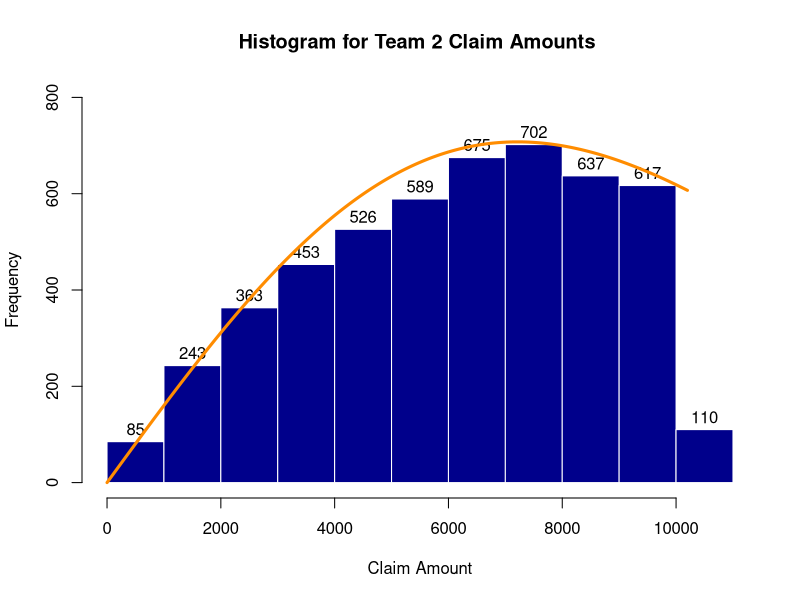

Write R code to recreate this figure.
# Clear your environment of variables
rm(list = ls())

# Set the data
set.seed(1)

# Scroll to bottom for Exercise 2(iv)

# Exercise 2(iii): 

N = 10000 # number of steps I run the Markov Chain

L = floor(N/2) # burn-out steps

n = 0 # the stage of the Markov Chain

# We generate uniform for the initial state

X_current = runif(1) # current state

X = c(X_current) # we store it

n = n + 1

while (n <= N){
  # We generate a state from the proposal chain
  # The proposal chain here is iid uniforms
  
  X_prop = runif(1) #proposed state
  
  # We accept or reject this proposal 
  # We calculate the acceptance probability
  
  ratio = (X_prop * exp(-(X_prop^2)))/(X_current * exp(-(X_current^2)))
  
  prob_accept = min(ratio,1) #probability of acceptance
  
  U = runif(1) # uniform random variable for comparison 
  
  if (U < prob_accept){ # we accept
    
    X_current = X_prop
    
  }
  
  # if we reject the X_current stays the same
  
  n = n + 1 # move to next markov stage
  
  X = c(X,X_current) #store the current value
  
}# end of steps

# Exercise 2b(iv): 

# We plot a histogram of the accepted values

hist(X[(N-L+1):N]*10200,
     xlab="Claim Amount",
     ylab="Frequency" ,
     main="Histogram for Team 2 Claim Amounts ",
     col = "darkblue",
     border = "white",
     labels = TRUE,
     ylim = c(0,800),
     xlim = c(0,11000))

# Our density function f(y) is proportional to y*exp(-(y^2))

y = seq(0,1,length.out=10200)

f_y= y*exp((-(y)^2))

# range(f_y) - to check the range of values for f_y

# The range of this function in the domain (0,1) is [0,0.4288]
# We saw in the histogram above that the maximum frequency recorded is about 700
# Therefore we need to scale up our f(y) values by approximately 700/0.4288 ~ 1650

# Plotting the density function on the histogram

lines(y*10200,f_y*1650, lwd = 3, col = "darkorange")
